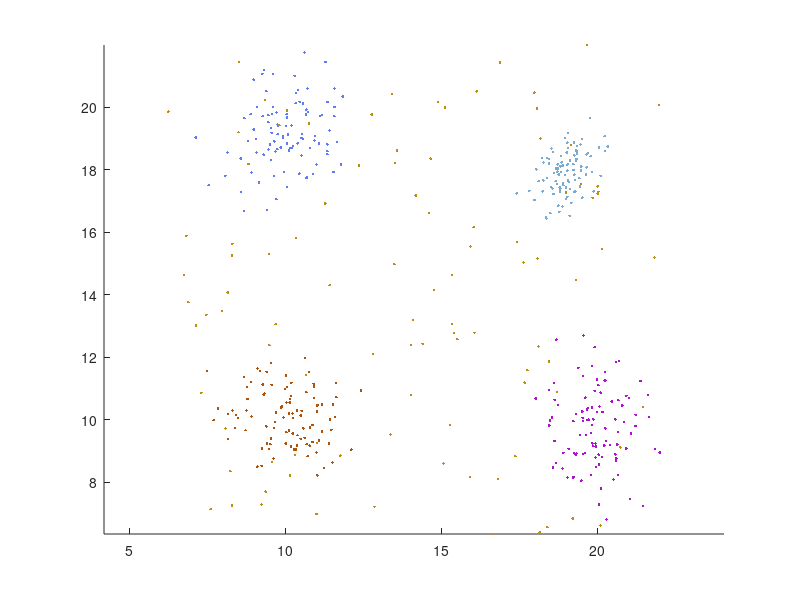

The MATLAB script that drew this image: (Note: this script raises an error after producing the figure.)
% This file is for the first requirement of exercise 6.
l = 2;  % The dimension of the data vectors
N = 100;  % The number of data vectors
% This will be the theta input into the algorithm
theta = [0, 20, 0, 20; 0, 0, 20, 20];

randn('seed',0)
m = [10 10; 20 10; 10 19; 19 18]; % The distribution means of the clusters
S(:,:,1)=eye(2);
S(:,:,2)=[1.0 .2; .2 1.5];
S(:,:,3)=[1.0 .4; .4 1.1];
S(:,:,4)=[.3 .2; .2 .5];
n_points=N*ones(1,5);
noise=rand(2,100)*16+6;
X=[];

figure(1), hold on
for i=1:4
    X=[X; mvnrnd(m(i,:),S(:,:,i),n_points(i))];
end
X=X';
X=[X, noise];

% Plotting the way the data should be.
for i=1:5 
    figure(1), plot(X(1,(i-1)*100+1:i*100),X(2,(i-1)*100+1:i*100),'.', 'Color', rand(1, 3))
end
figure(1), axis equal

% run the algorithm
[theta,bel,J]=k_medians(X,theta);

% Plot the clusters
figure(2), hold on
figure(2), plot(X(1,bel==1),X(2,bel==1),'r.',...
X(1,bel==2),X(2,bel==2),'g*',X(1,bel==3),X(2,bel==3),'bo',...
X(1,bel==4),X(2,bel==4),'cx',X(1,bel==5),X(2,bel==5),'md',...
X(1,bel==6),X(2,bel==6),'yp',X(1,bel==7),X(2,bel==7),'ks')
figure(2), plot(theta(1,:),theta(2,:),'k+')
figure(2), axis equal

